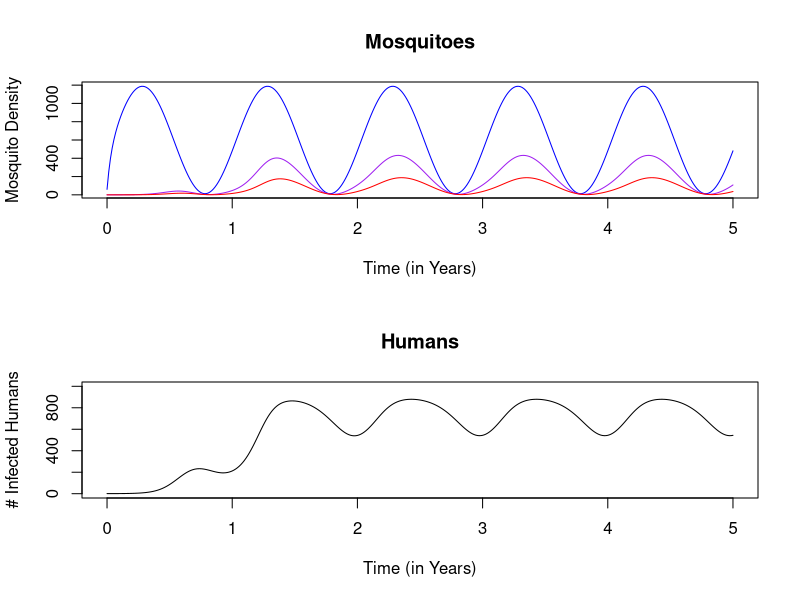
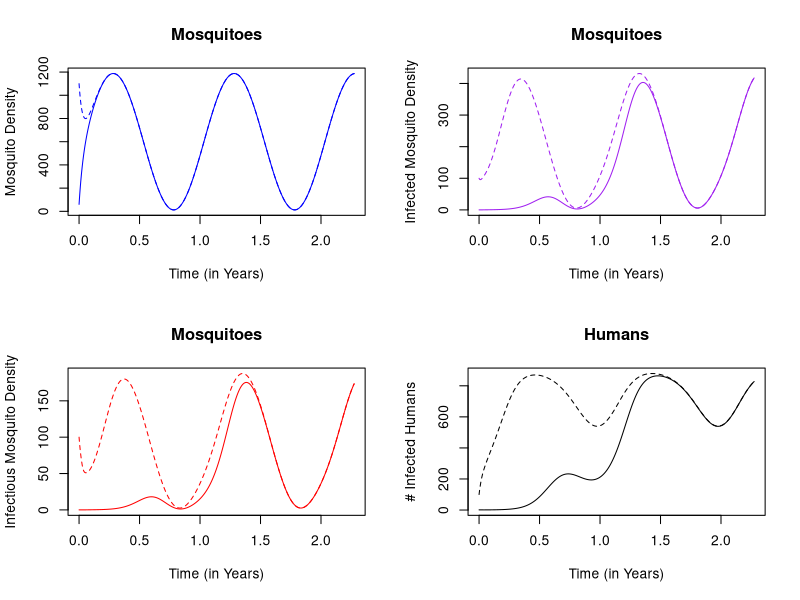
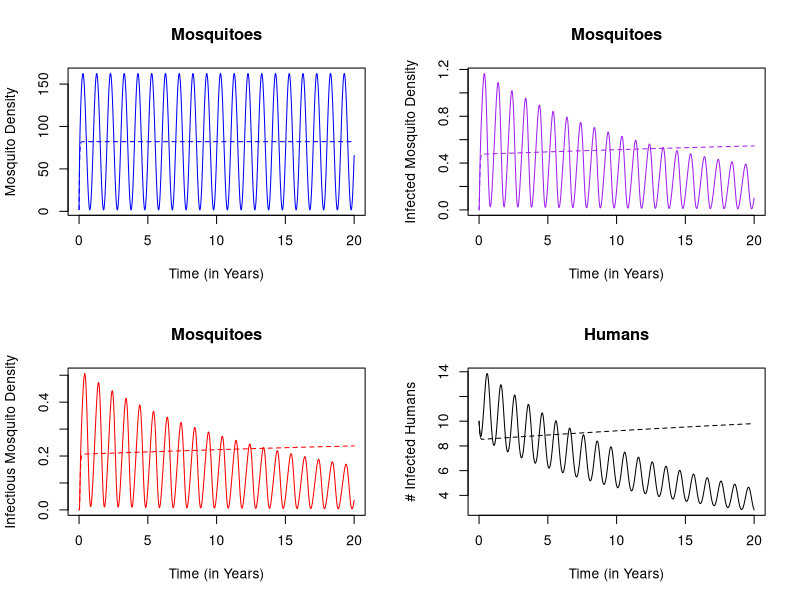
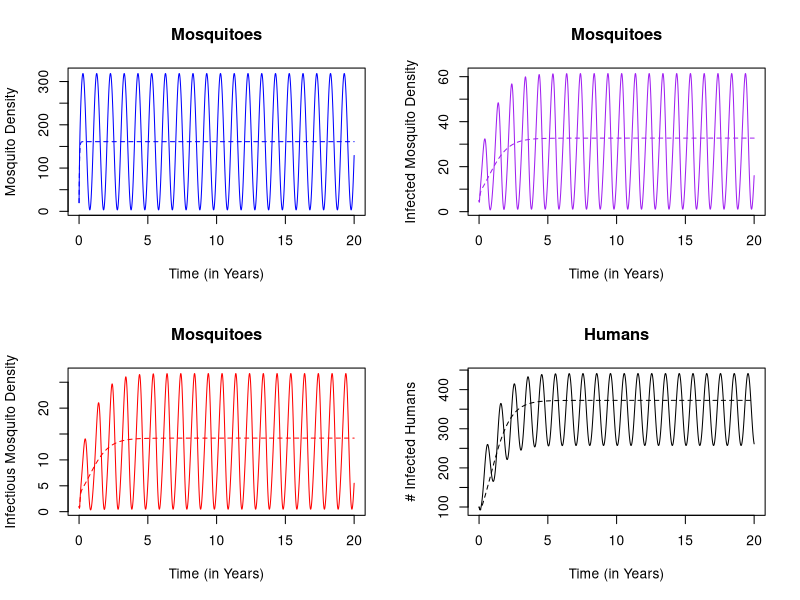

The R source for these figures, in order:
## ---- chunk 1
dAronMay = function(t, y, params){with(params,{
 
  # Variables  
  if(t<=tau) ylag<-y0 else ylag <- lagvalue(t-tau)
  M=y[1]; M_tau = ylag[1]
  Y=y[2]; Y_tau = ylag[2]; 
  Z=y[3]; 
  X=y[4]; X_tau = ylag[4]
   
  # Terms 
  kappa = c*X/H; kappa_tau = c*X_tau/H
  h = b*f*q*Z/H 
   
  # Dynamics 
  dM = Lambda(t) - g*M
  dY = f*q*kappa*(M-Y) -g*Y
  dZ = f*q*kappa_tau*(M_tau-Y_tau)*exp(-g*tau) -g*Z
  dX = h*(H-X)-r*X
  
  return(list(c(dM, dY, dZ, dX)))
})} 
## ---- chunk 2
y0= c(M=60, Y=0, Z=0, X=1)
## ---- chunk 3
y0
## ---- chunk 4
as.list(y0)$M
## ---- chunk 5
with(as.list(y0), {
  M
})
## ---- chunk 6
makeParams = function(y0, 
                      g=1/12, f=1/2.5, q=0.95,  
                      c=0.15,
                      b=0.55, r=1/200, H=1000,  
                      m=.05, ss=1,  
                      tau=10  
                      ){
  ss = min(1,max(0, ss))
return(list(y0=y0,g=g,f=f,q=q,c=c,H=H,tau=tau,b=b,r=r,
  Lambda = function(t){m*H*(1 + ss*sin(2*pi*t/365))})) 
} 
params = makeParams(y0)
## ---- chunk 7
tt = seq(0,5*365, by=5) 
## ---- chunk 8
require(deSolve)
yout <- dede(y=y0, times=tt, func=dAronMay, parms=params) 
## ---- chunk 9
plotTS_AronMay = function(yout){with(data.frame(yout),{
  par(mfrow = c(2,1))
  plot(time/365, M, type = "l", col = "blue", 
       xlab = "Time (in Years)", 
       ylab = "Mosquito Density", 
       main = "Mosquitoes")
  lines(time/365, Y, col = "purple")
  lines(time/365, Z, col = "red")
  
  plot(time/365, X, ylim = c(0,1000), type = "l", 
       xlab = "Time (in Years)", 
       ylab = "# Infected Humans", 
       main = "Humans")
})}
## ---- chunk 10
plotTS_AronMay(yout)
## ---- chunk 11
compareTS_AronMay = function(yout1, yout2){
  dta1 = data.frame(yout1) 
  dta2 = data.frame(yout2) 
  par(mfrow = c(2,2))
  with(dta1,plot(time/365, M, type = "l", col = "blue", 
       xlab = "Time (in Years)", 
       ylab = "Mosquito Density", 
       main = "Mosquitoes"))
  with(dta2, lines(time/365, M, col = "blue", lty=2))
  yrng = range(dta1$Y, dta2$Y)
  with(dta1,plot(time/365, Y, type = "l", ylim = yrng, col = "purple", 
       xlab = "Time (in Years)", 
       ylab = "Infected Mosquito Density", 
       main = "Mosquitoes"))
  with(dta2, lines(time/365, Y, col = "purple", lty=2))
  zrng = range(dta1$Z, dta2$Z)
  with(dta1,plot(time/365, Z, type = "l", ylim = zrng, col = "red", 
       xlab = "Time (in Years)", 
       ylab = "Infectious Mosquito Density", 
       main = "Mosquitoes"))
  with(dta2, lines(time/365, Z, col = "red", lty=2))
  xrng = range(dta1$X, dta2$X)
  with(dta1,plot(time/365, X, ylim = xrng, type = "l", 
       xlab = "Time (in Years)", 
       ylab = "# Infected Humans", 
       main = "Humans"))
  with(dta2, lines(time/365, X, lty=2))
}
## ---- chunk 12
y1 = c(M=1100, Y=100, Z=100, X=100)
tt = seq(0, 830, by =1)
params1 = makeParams(y1)
yout0 <- dede(y=y0, times=tt, func=dAronMay, parms=params) 
yout1 <- dede(y=y1, times=tt, func=dAronMay, parms=params1) 
compareTS_AronMay(yout0, yout1)
## ---- chunk 13
makeParamsThresh = function(y0, 
                      g=1/12, f=1/2.5, q=0.95,  
                      c=0.15,
                      b=0.55, r=1/200, H=1000,  
                      ss=1, R0=1, 
                      tau=10  
                      ){
  S = f*q/g 
  m = R0*r/(b*c*S^2*exp(-g*tau))
  ss = min(1,max(0, ss))
return(list(y0=y0,g=g,f=f,q=q,c=c,H=H,tau=tau,b=b,r=r,
  Lambda = function(t){m*H*(1 + ss*sin(2*pi*t/365))})) 
} 
## ---- chunk 14
yI = c(M=2, Y=0, Z=0, X=10)
tt = seq(0, 7300, by=5)

paramsA = makeParamsThresh(yI, R0=1.02, ss=0)
paramsB = makeParamsThresh(yI, R0=1.02)
youtA <- dede(y=yI, times=tt, func=dAronMay, parms=paramsA) 
youtB <- dede(y=yI, times=tt, func=dAronMay, parms=paramsB) 

compareTS_AronMay(youtB, youtA)
## ---- chunk 15
yI = c(M=20, Y=5, Z=1, X=100)
tt = seq(0, 7300, by=5)

paramsC = makeParamsThresh(yI, R0=2, ss=0)
paramsD = makeParamsThresh(yI, R0=2)
youtC <- dede(y=yI, times=tt, func=dAronMay, parms=paramsC) 
youtD <- dede(y=yI, times=tt, func=dAronMay, parms=paramsD) 

compareTS_AronMay(youtD, youtC)
